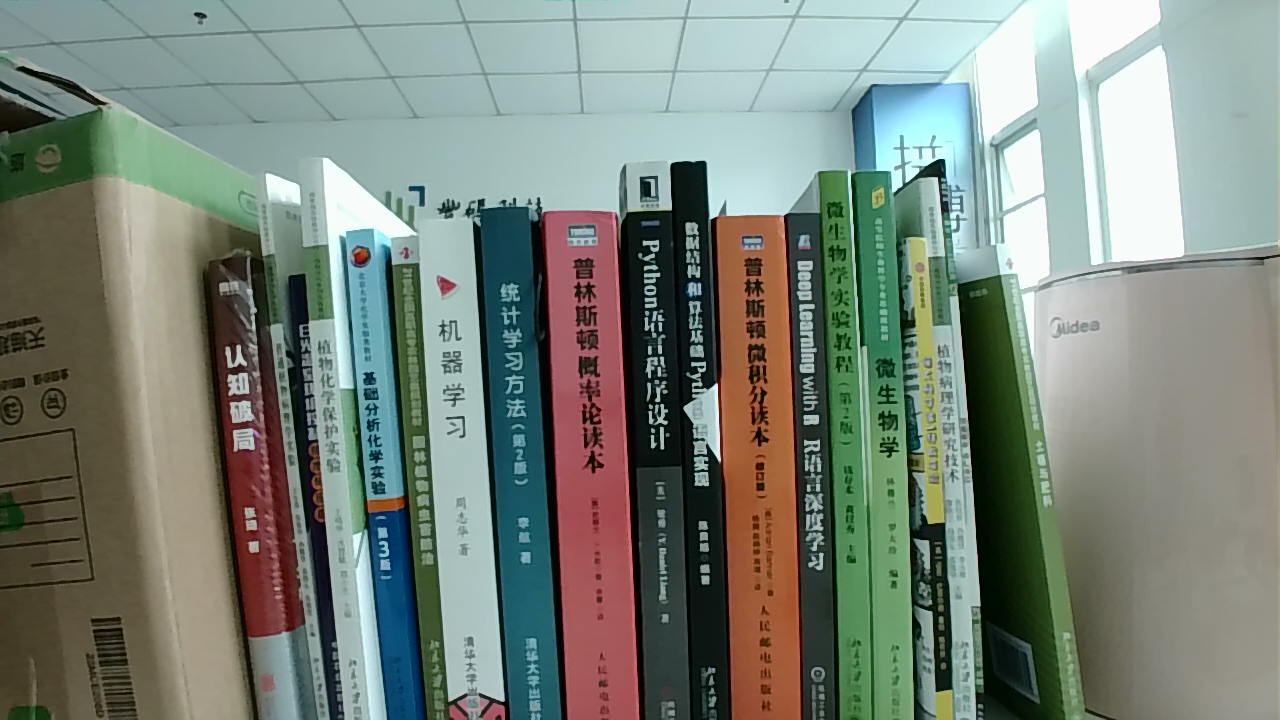
#> input picture imgL/IMG_0001.jpg, 1280 x 720 px; its folder holds only this picture in this run
$ jupyter execute --allow-errors Reconstruction_books.ipynb
#> lines starting #> are read from the running program, lines starting #| are printed output that depends on the picture
[cell 1]
import cv2
import numpy as np
import matplotlib.pyplot as plt
from mpl_toolkits import mplot3d

[cell 2]
def showImg(img):
    plt.imshow(cv2.cvtColor(img, cv2.COLOR_RGB2BGR))

def write_ply(fn, verts, colors):
    ply_header = '''ply
    format ascii 1.0
    element vertex %(vert_num)d
    property float x
    property float y
    property float z
    property uchar red
    property uchar green
    property uchar blue
    end_header
    '''
    out_colors = colors.copy()
    verts = verts.reshape(-1, 3)
    verts = np.hstack([verts, out_colors])
    with open(fn, 'wb') as f:
        f.write((ply_header % dict(vert_num=len(verts))).encode('utf-8'))
        np.savetxt(f, verts, fmt='%f %f %f %d %d %d ')

[cell 3]
data_folder_left = "imgL/"
data_folder_right = "imgR/"
data_folder_calib = "calib/"
cat = ['uu', 'uum', 'um', 'IMG']
IDX_LEN = 4

[cell 4]
idx_num = 1
cat_idx = 3
fname = cat[cat_idx]+'_'+str(idx_num).zfill(IDX_LEN)
img_fname = fname + '.jpg'
calib_fname ='IMG_0001.txt'
print(img_fname, calib_fname)

imgL_bgr = cv2.imread(data_folder_left + img_fname)
#> imgL_bgr is the input picture: shape (720, 1280, 3); mean B, G, R 121.4, 131.3, 121.4
imgR_bgr = cv2.imread(data_folder_right + img_fname)
# cv2 和 plt 读取图像时每个像素的格式是不一样的，前者是[B,G,R]，后者是[R,G,B]
b1,g1,r1 = cv2.split(imgL_bgr)
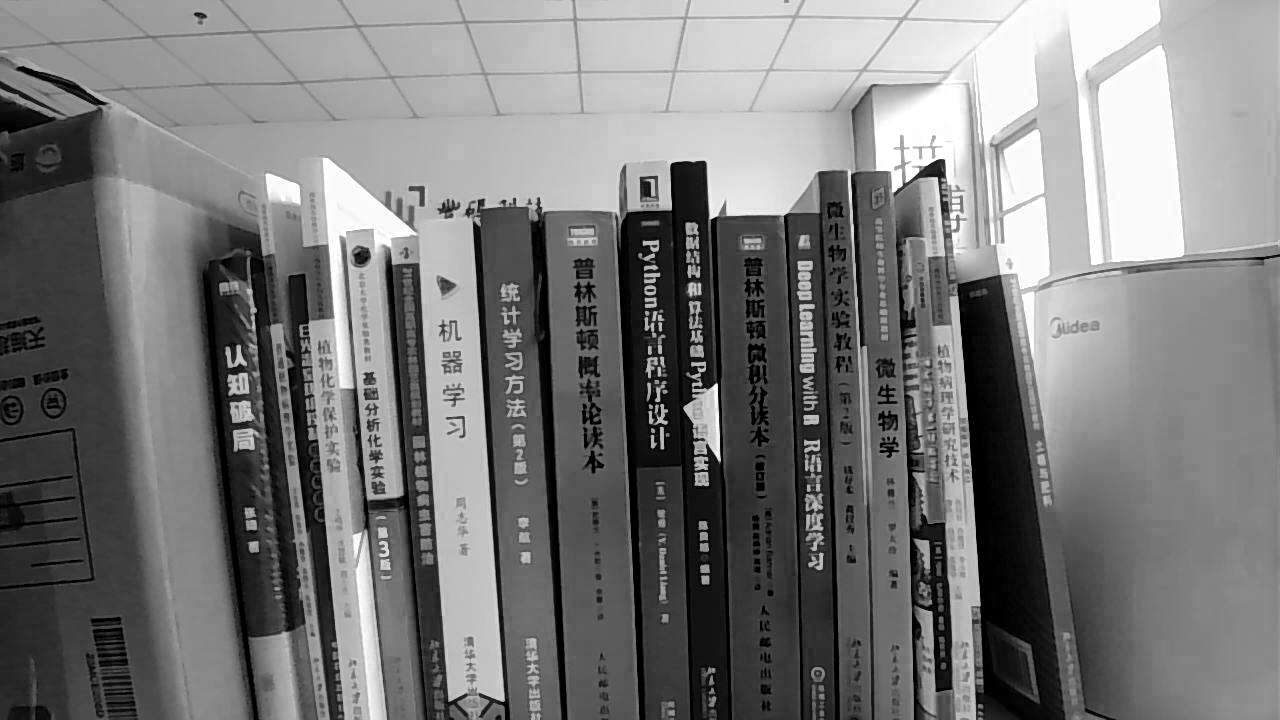
#> b1: shape (720, 1280); min 0, max 255, mean 121.4
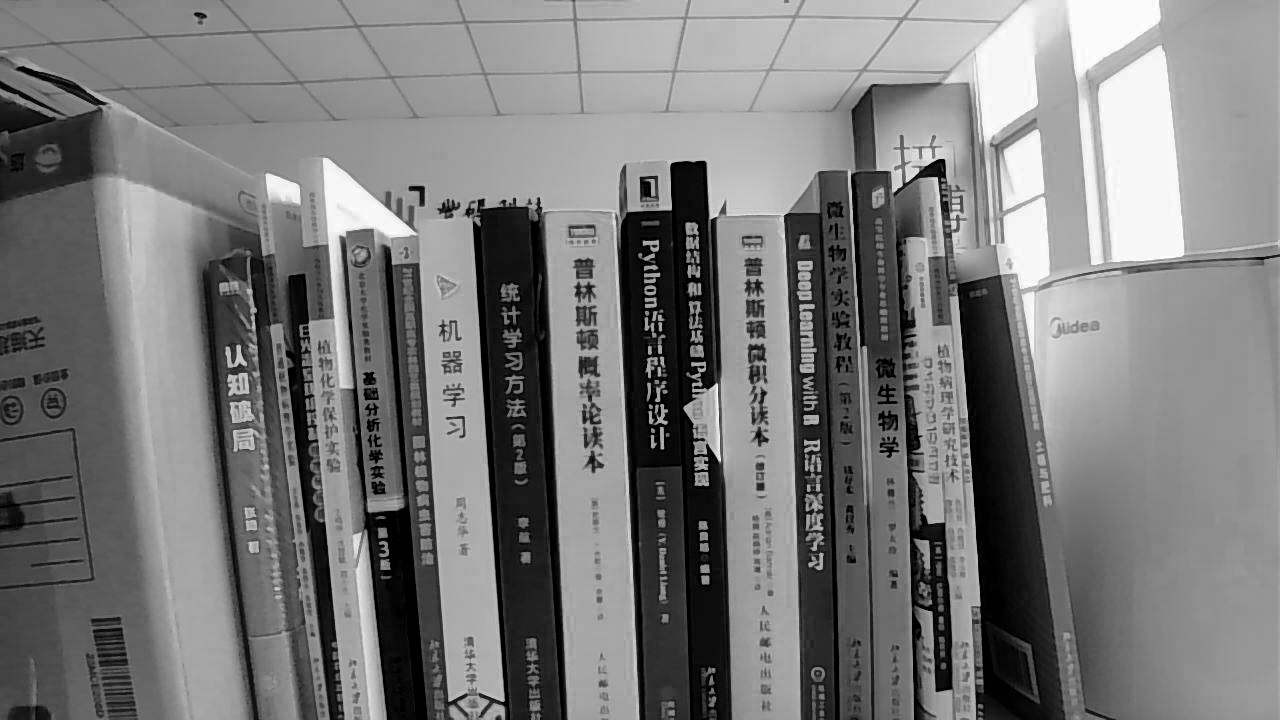
#> r1: shape (720, 1280); min 0, max 255, mean 121.4
imgL_color = cv2.merge((r1,g1,b1))
b2,g2,r2 = cv2.split(imgL_bgr)
imgR_color = cv2.merge((r2,g2,b2))

# check the size of both images, resize it if necessary
print(imgL_color.shape, imgR_color.shape)
#| (720, 1280, 3) (720, 1280, 3)
plt.imshow(imgL_color)

[cell 5]
imgL_bw = cv2.blur(cv2.cvtColor(imgL_bgr, cv2.COLOR_RGB2GRAY),(5,5))
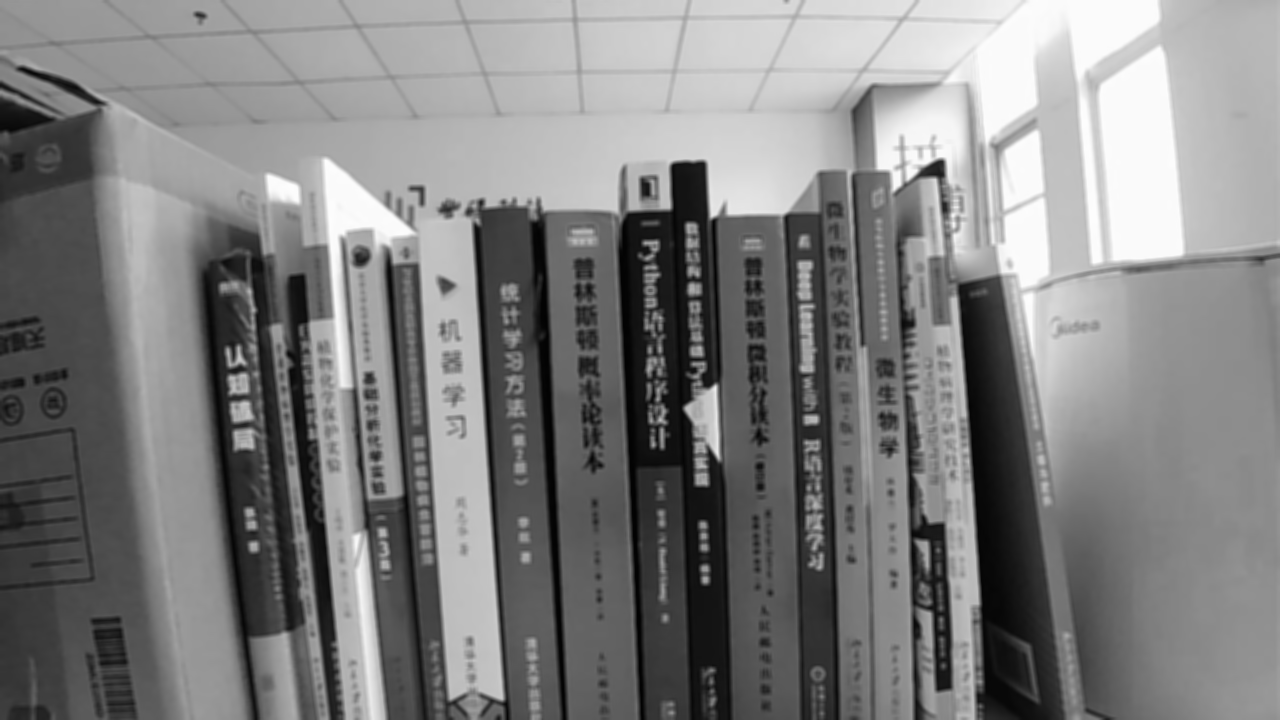
#> imgL_bw: shape (720, 1280); min 1, max 253, mean 127.2
imgR_bw = cv2.blur(cv2.cvtColor(imgR_bgr, cv2.COLOR_RGB2GRAY),(5,5))
print(imgL_bw.shape, imgR_bw.shape)
#| (720, 1280) (720, 1280)

[cell 6]
#plt.imshow(img_right_bw, cmap='gray')

plt.imshow(imgR_bw)

[cell 7]
stereo = cv2.StereoBM_create(numDisparities=80, blockSize=5)
disparity = stereo.compute(imgL_bw,imgR_bw)
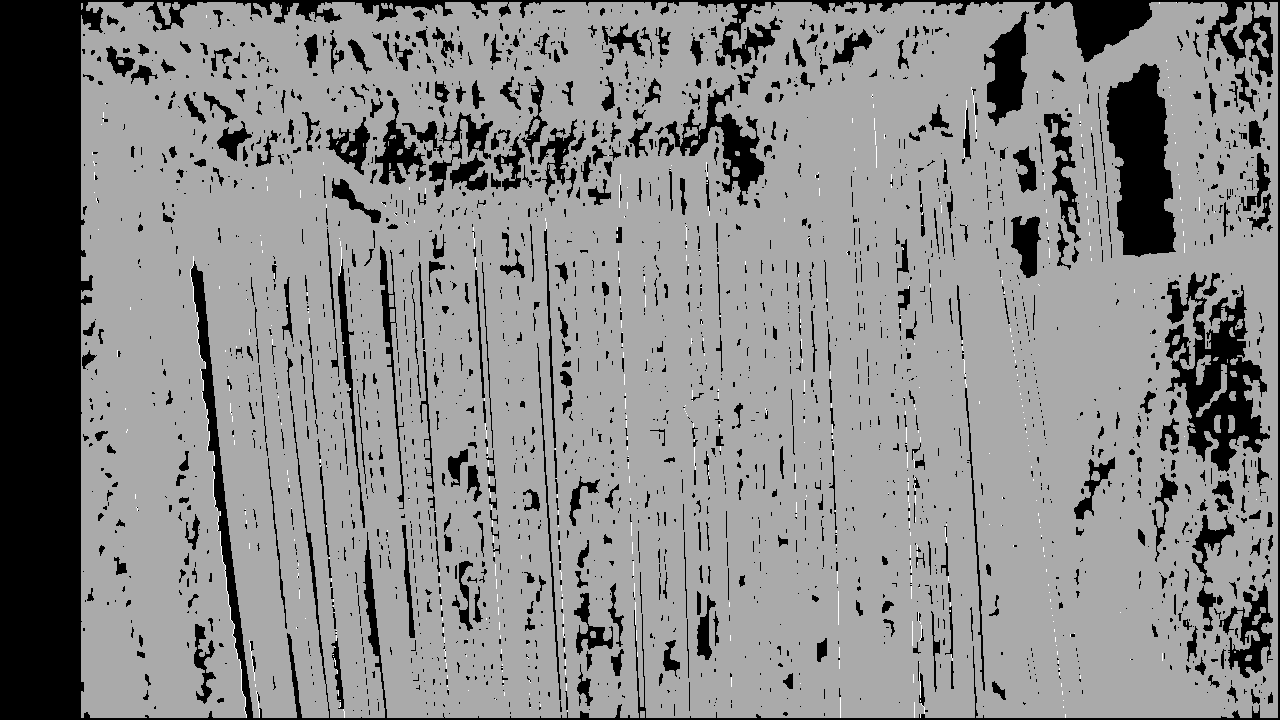
#> disparity: shape (720, 1280) int16; min -16, max 8, mean -3.03; drawn with min black and max white

img = disparity.copy()
plt.imshow(img, 'CMRmap_r')
